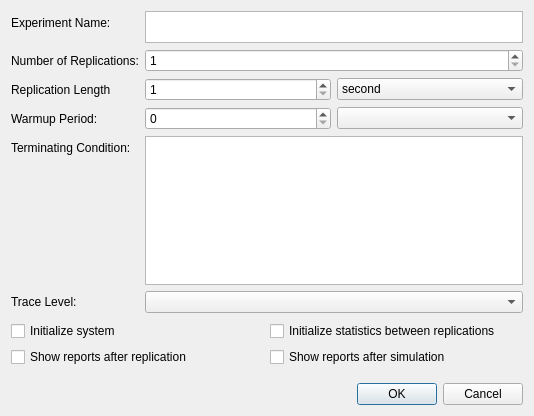
<?xml version="1.0" encoding="UTF-8"?>
<ui version="4.0">
 <class>DialogSimulationConfigure</class>
 <widget class="QDialog" name="DialogSimulationConfigure">
  <property name="windowModality">
   <enum>Qt::WindowModal</enum>
  </property>
  <property name="geometry">
   <rect>
    <x>0</x>
    <y>0</y>
    <width>534</width>
    <height>416</height>
   </rect>
  </property>
  <property name="windowTitle">
   <string>Configure Simulation</string>
  </property>
  <layout class="QVBoxLayout" name="verticalLayout">
   <item>
    <layout class="QFormLayout" name="formLayout">
     <property name="leftMargin">
      <number>0</number>
     </property>
     <property name="bottomMargin">
      <number>2</number>
     </property>
     <item row="0" column="0">
      <widget class="QLabel" name="label">
       <property name="text">
        <string>Experiment Name:</string>
       </property>
       <property name="buddy">
        <cstring>plainTextEdit</cstring>
       </property>
      </widget>
     </item>
     <item row="1" column="0">
      <widget class="QLabel" name="label_2">
       <property name="text">
        <string>Number of Replications:</string>
       </property>
       <property name="buddy">
        <cstring>spinBox</cstring>
       </property>
      </widget>
     </item>
     <item row="3" column="0">
      <widget class="QLabel" name="label_3">
       <property name="text">
        <string>Replication Length</string>
       </property>
       <property name="buddy">
        <cstring>spinBox_3</cstring>
       </property>
      </widget>
     </item>
     <item row="4" column="0">
      <widget class="QLabel" name="label_4">
       <property name="text">
        <string>Warmup Period:</string>
       </property>
       <property name="buddy">
        <cstring>spinBox_2</cstring>
       </property>
      </widget>
     </item>
     <item row="5" column="0">
      <widget class="QLabel" name="label_5">
       <property name="text">
        <string>Terminating Condition:</string>
       </property>
       <property name="buddy">
        <cstring>plainTextEdit_2</cstring>
       </property>
      </widget>
     </item>
     <item row="0" column="1">
      <widget class="QPlainTextEdit" name="plainTextEdit">
       <property name="sizePolicy">
        <sizepolicy hsizetype="Expanding" vsizetype="Preferred">
         <horstretch>0</horstretch>
         <verstretch>0</verstretch>
        </sizepolicy>
       </property>
       <property name="maximumSize">
        <size>
         <width>16777215</width>
         <height>32</height>
        </size>
       </property>
      </widget>
     </item>
     <item row="5" column="1">
      <widget class="QPlainTextEdit" name="plainTextEdit_2">
       <property name="sizePolicy">
        <sizepolicy hsizetype="Expanding" vsizetype="Preferred">
         <horstretch>0</horstretch>
         <verstretch>0</verstretch>
        </sizepolicy>
       </property>
      </widget>
     </item>
     <item row="1" column="1">
      <widget class="QSpinBox" name="spinBox">
       <property name="minimum">
        <number>1</number>
       </property>
       <property name="maximum">
        <number>5000</number>
       </property>
       <property name="value">
        <number>1</number>
       </property>
      </widget>
     </item>
     <item row="3" column="1">
      <layout class="QHBoxLayout" name="horizontalLayout">
       <item>
        <widget class="QSpinBox" name="spinBox_3">
         <property name="minimum">
          <number>1</number>
         </property>
         <property name="maximum">
          <number>100000</number>
         </property>
        </widget>
       </item>
       <item>
        <widget class="QComboBox" name="comboBox">
         <item>
          <property name="text">
           <string>second</string>
          </property>
         </item>
        </widget>
       </item>
      </layout>
     </item>
     <item row="4" column="1">
      <layout class="QHBoxLayout" name="horizontalLayout_2">
       <item>
        <widget class="QSpinBox" name="spinBox_2">
         <property name="maximum">
          <number>100000</number>
         </property>
        </widget>
       </item>
       <item>
        <widget class="QComboBox" name="comboBox_2"/>
       </item>
      </layout>
     </item>
     <item row="6" column="0">
      <widget class="QLabel" name="label_6">
       <property name="text">
        <string>Trace Level:</string>
       </property>
      </widget>
     </item>
     <item row="6" column="1">
      <widget class="QComboBox" name="comboBox_3"/>
     </item>
    </layout>
   </item>
   <item>
    <layout class="QHBoxLayout" name="horizontalLayout_4">
     <item>
      <widget class="QCheckBox" name="checkBox">
       <property name="text">
        <string>Initialize system</string>
       </property>
      </widget>
     </item>
     <item>
      <widget class="QCheckBox" name="checkBox_4">
       <property name="text">
        <string>Initialize statistics between replications</string>
       </property>
      </widget>
     </item>
    </layout>
   </item>
   <item>
    <layout class="QHBoxLayout" name="horizontalLayout_3">
     <item>
      <widget class="QCheckBox" name="checkBox_3">
       <property name="text">
        <string>Show reports after replication</string>
       </property>
      </widget>
     </item>
     <item>
      <widget class="QCheckBox" name="checkBox_2">
       <property name="text">
        <string>Show reports after simulation</string>
       </property>
      </widget>
     </item>
    </layout>
   </item>
   <item>
    <layout class="QHBoxLayout" name="horizontalLayout_5">
     <property name="leftMargin">
      <number>0</number>
     </property>
     <property name="topMargin">
      <number>10</number>
     </property>
     <property name="bottomMargin">
      <number>0</number>
     </property>
    </layout>
   </item>
   <item>
    <widget class="QDialogButtonBox" name="buttonBox">
     <property name="orientation">
      <enum>Qt::Horizontal</enum>
     </property>
     <property name="standardButtons">
      <set>QDialogButtonBox::Cancel|QDialogButtonBox::Ok</set>
     </property>
    </widget>
   </item>
  </layout>
 </widget>
 <tabstops>
  <tabstop>plainTextEdit</tabstop>
  <tabstop>spinBox</tabstop>
  <tabstop>spinBox_3</tabstop>
  <tabstop>comboBox</tabstop>
  <tabstop>spinBox_2</tabstop>
  <tabstop>comboBox_2</tabstop>
  <tabstop>plainTextEdit_2</tabstop>
  <tabstop>checkBox</tabstop>
  <tabstop>checkBox_4</tabstop>
  <tabstop>checkBox_3</tabstop>
  <tabstop>checkBox_2</tabstop>
 </tabstops>
 <resources/>
 <connections>
  <connection>
   <sender>buttonBox</sender>
   <signal>accepted()</signal>
   <receiver>DialogSimulationConfigure</receiver>
   <slot>accept()</slot>
   <hints>
    <hint type="sourcelabel">
     <x>228</x>
     <y>280</y>
    </hint>
    <hint type="destinationlabel">
     <x>157</x>
     <y>274</y>
    </hint>
   </hints>
  </connection>
  <connection>
   <sender>buttonBox</sender>
   <signal>rejected()</signal>
   <receiver>DialogSimulationConfigure</receiver>
   <slot>reject()</slot>
   <hints>
    <hint type="sourcelabel">
     <x>296</x>
     <y>286</y>
    </hint>
    <hint type="destinationlabel">
     <x>286</x>
     <y>274</y>
    </hint>
   </hints>
  </connection>
 </connections>
</ui>
